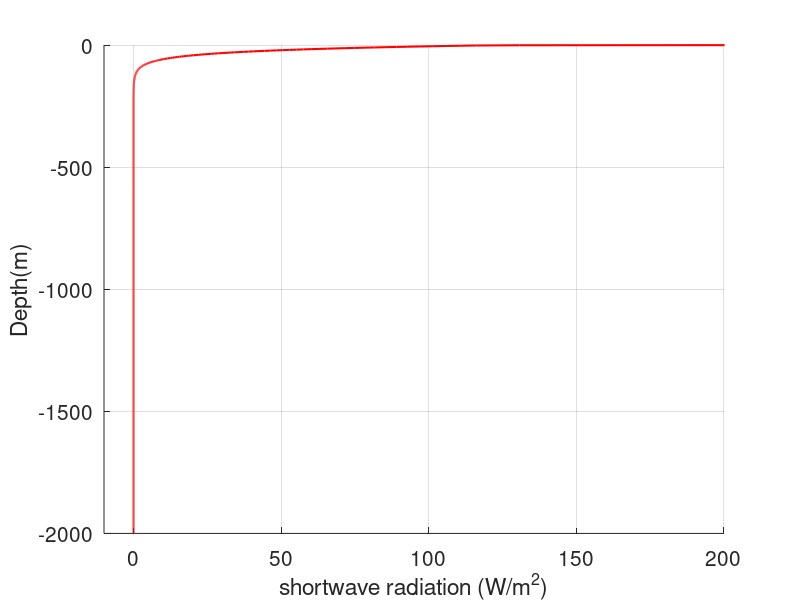

Write the MATLAB code that produced this figure.
clc;clear all;%close all

wtype_all = 1;
swrad = 300;

depth = [0:1:2000];

for wi=1:length(wtype_all)
    Jindex = wtype_all(wi);
    
lmd_mu1=[0.35 0.6 1 1.5  1.4 0.42 0.37 0.33 0.00468592];
lmd_mu2=[23 20 17 14 7.9 5.13 3.54 2.34 1.51];
lmd_r1= [0.58 0.62 0.67 0.77  0.78 0.57 0.57 0.57 0.55];

% lmd_mu1=[1.5 0.6 1 1.5 1.5];
% lmd_mu2=[5.9 20 17 14 1];
% lmd_r1= [0.98 0.62 0.67 0.77 3];

Zscale=-1;

Z=10;


fac1=Zscale/lmd_mu1(Jindex);
fac2=Zscale/lmd_mu2(Jindex);
fac3=lmd_r1(Jindex);
ic=0;
for Z=depth
    ic=ic+1;
    sw(wi,ic)=swrad*(fac3*exp((Z)*fac1)+exp((Z)*fac2)*(1.0-fac3));
end

end
figure; hold on; grid on
plot(sw(1,:),-depth,'r','linewidth',1.5);xlim([-10 200])
xlabel('shortwave radiation (W/m^{2})','fontsize',15);ylabel('Depth(m)','fontsize',15);
set(gca,'fontsize',15)
